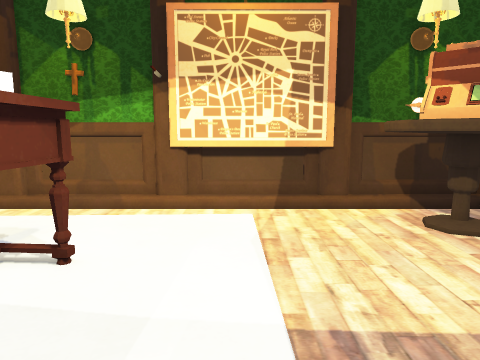
view 1 (above)

18 first-person views from a walk through a scene from a Unity 3-D project. The camera is 1.2 m above the floor, tilts 8° down and sees 70° across. The floor is counted in squares, 0.5 m on a side. Each view is taken from the middle of a square. On the plan, view 1 faces up. The plan holds only what a view shows up to about 20 squares ahead; the rest is blank. The place goes on beyond the plan. Door leaves are left out, so doorways stand open. Some surface patterns are stand-ins.

view 2
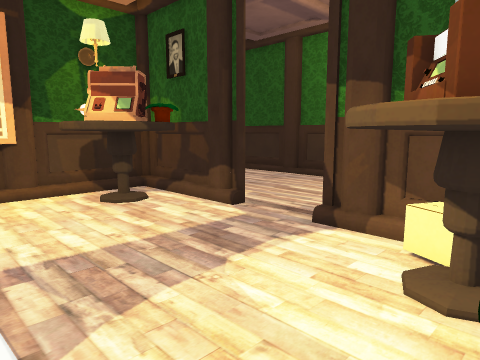

view 3
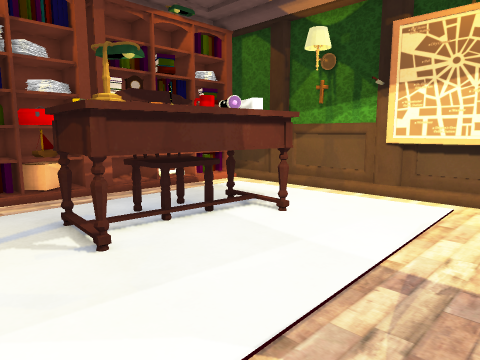

view 4
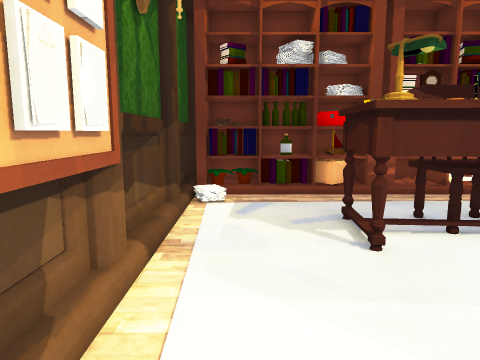

view 5
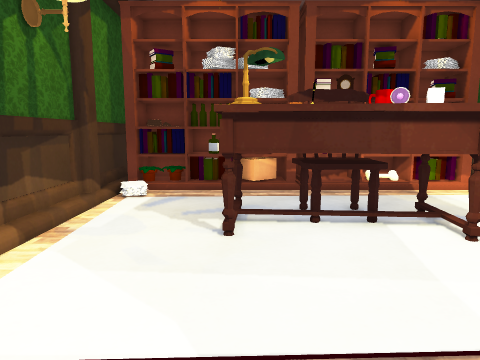

view 6
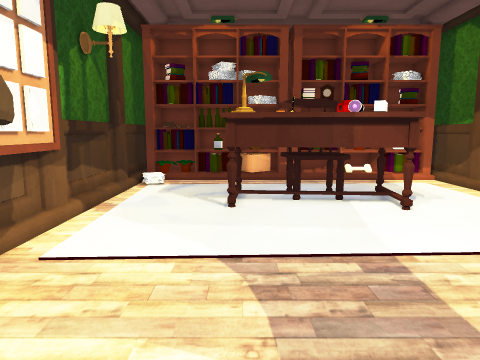

view 7
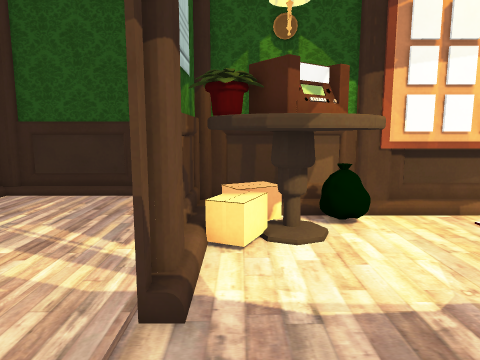

view 8
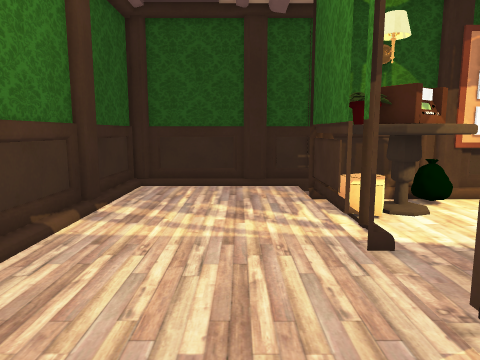

view 9
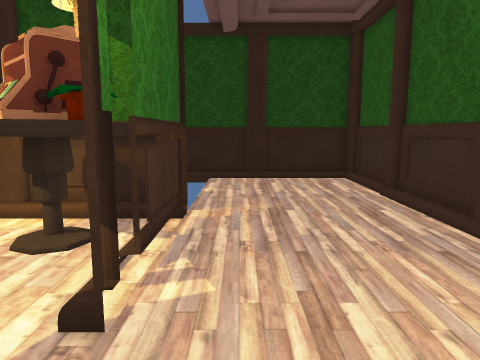

view 10
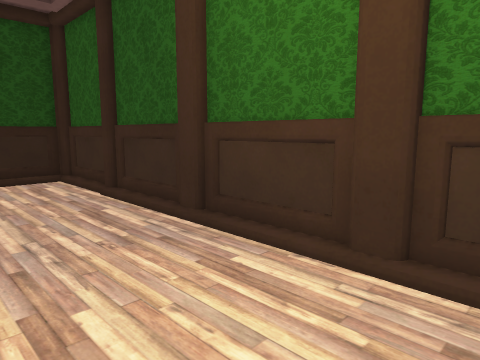

view 11
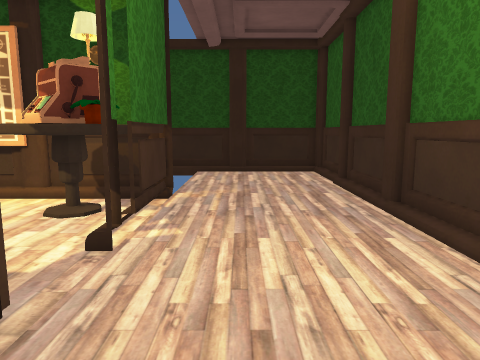

view 12
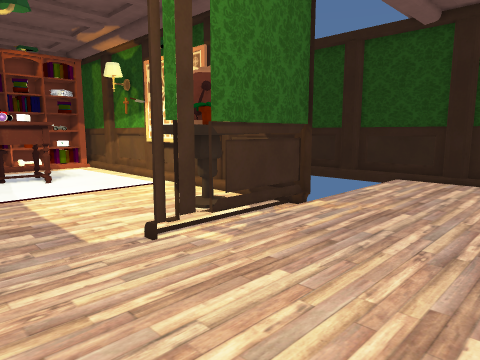

view 13
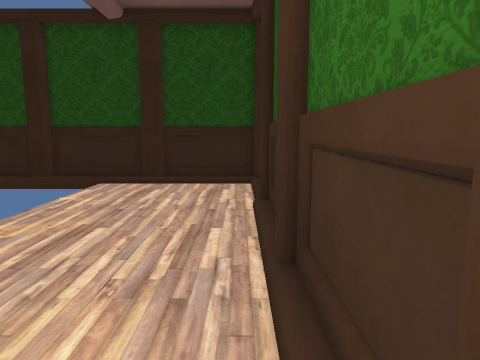

view 14
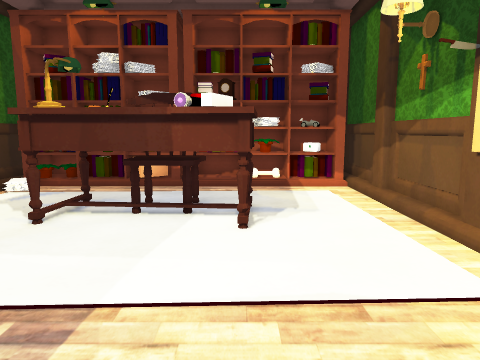

view 15
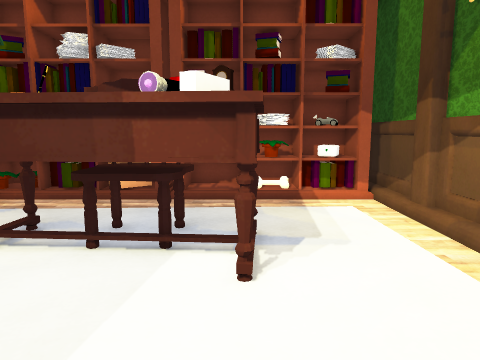

view 16
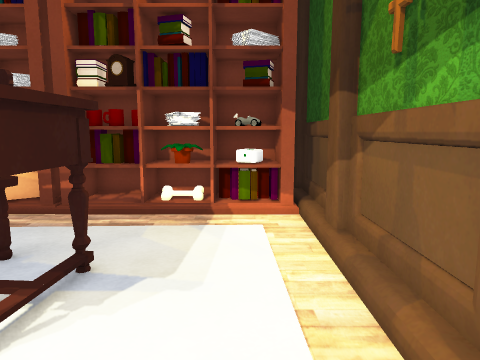

view 17
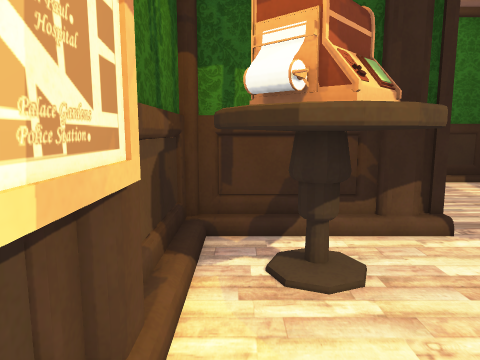

view 18
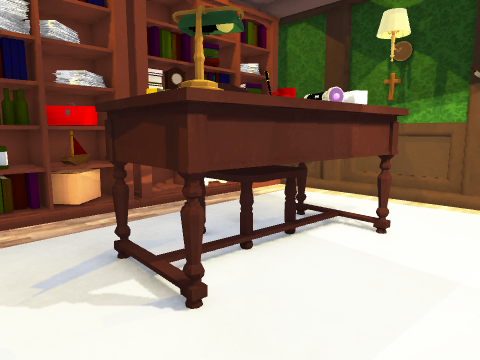

### Floor plan
Key: @ floor where view 1 was taken; # wall or solid block; x gap in a wall; . main floor; : floor 0.25 m higher than the main floor; D open door; O other object.
Columns run from 12 left of view 1 to 16 right of it. Each row starts with its distance up from view 1.
 19                     #########
 18                      .......#
 17                      .......#
 16                      .......#
 15                      .......#
 14                      .......#
 13                      .......#
 12                      .......#
 11 #####################.......#
 10 #OO.............OOO #.......#
  9 OOO.        ....OOOO#.......#
  8 #OO.        ....OOOO#.......#
  7 #OO.  O     .....OOO#.......#
  6 #OO.  O OO   .......x.......#
  5 OOO. OOOOO   .......D.......#
  4 ###. OOOOO   .......D.......#
  3 #OO. OOOOO   .......D.......#
  2 OOO.    OO   .......D.......#
  1 #OO.   OOO   .......x.......#
  0 OOO.        @....##O#.......#
 -1 OOO.         ...OOOO#.......#
 -2 OOO.        ....OOOO#.......#
 -3 #OO:............O  O#.......#
 -4 ###########OO########.......#
 -5                      .......#
 -6                      ......##
 -7                     #########

Positions as (right, up) in squares from view 1, and headings:
1: (0, 0), facing up
2: (0, -3), facing up-right
3: (3, -2), facing up-left
4: (3, -2), facing left
5: (4, 1), facing left
6: (7, 1), facing left
7: (7, 6), facing down
8: (11, 9), facing down
9: (10, 1), facing up
10: (10, 1), facing up-right
11: (11, -2), facing up
12: (15, 1), facing up-left
13: (15, 3), facing up
14: (5, 6), facing left
15: (2, 6), facing left
16: (0, 9), facing left
17: (0, 10), facing right
18: (0, -2), facing up-left
